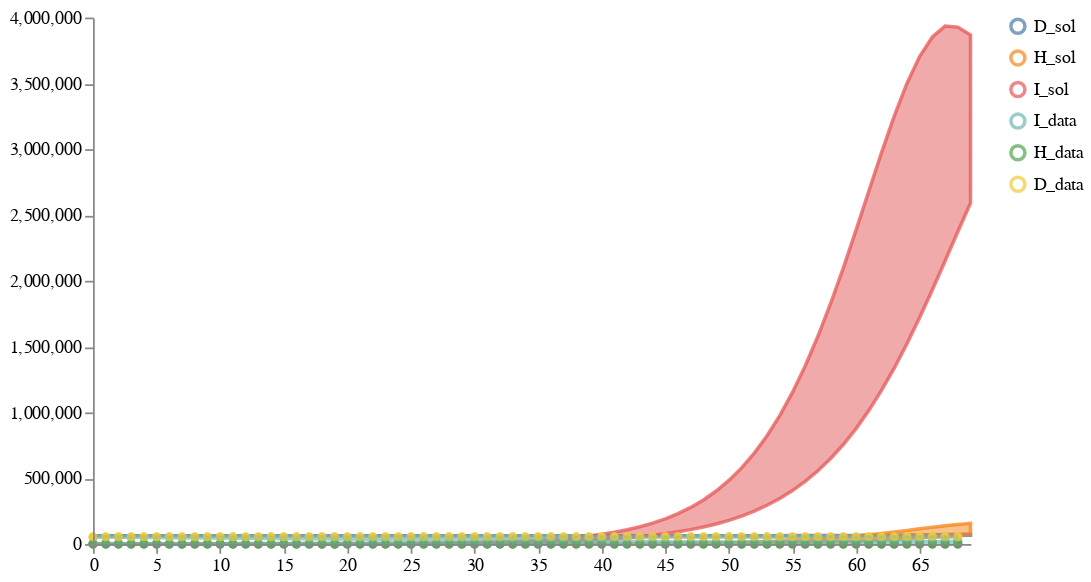

Here is the notebook cell this chart was saved with:
### Code cell
schema = plots.trajectories(pd.DataFrame(result["data"]), subset=".*_sol",
                            points=test_data.reset_index(drop=True).rename(columns={"I":"I_data", "H":"H_data", "D":"D_data"}),
                           )
schema = plots.pad(schema, 5)
plots.ipy_display(schema)

### Figure 1 — Vega specification as saved in the notebook (floating-point values rounded to 4 significant figures; data arrays with more than 128 entries replaced by an {"elided": "..."} marker saying what was removed)
{"$schema": "https://vega.github.io/schema/vega/v5.json", "axes": [{"name": "x_axis", "orient": "bottom", "scale": "xscale", "zindex": 100}, {"name": "y_axis", "orient": "left", "scale": "yscale", "zindex": 100}], "data": [{"name": "distributions", "values": {"elided": "210 records"}}, {"name": "traces", "transform": [{"expr": "isValid(datum.value)", "type": "filter"}], "values": []}, {"name": "points", "values": {"elided": "207 records"}}, {"name": "markers", "values": []}, {"name": "selected", "on": [{"remove": true, "trigger": "clear"}, {"remove": true, "trigger": "!shift"}, {"insert": "clicked", "trigger": "!shift && clicked"}, {"toggle": "clicked", "trigger": "shift && clicked"}]}], "height": 300, "legends": [{"encode": {"labels": {"interactive": true, "name": "legendLabel", "update": {"opacity": [{"test": "!length(data('selected')) || indata('selected', 'value', datum.value)", "value": 1}, {"value": 0.25}]}}, "symbols": {"interactive": true, "name": "legendSymbol", "update": {"fill": {"value": "transparent"}, "opacity": [{"test": "!length(data('selected')) || indata('selected', 'value', datum.value)", "value": 0.7}, {"value": 0.15}], "size": {"value": 64}, "strokeWidth": {"value": 2}}}}, "name": "color_legend", "stroke": "color"}], "marks": [{"from": {"facet": {"data": "points", "groupby": "trajectory", "name": "points_split"}}, "marks": [{"encode": {"hover": {"fillOpacity": {"value": 0.9}}, "update": {"fill": {"field": "trajectory", "scale": "color"}, "fillOpacity": [{"test": "!length(data('selected')) || indata('selected', 'value', datum.trajectory)", "value": 0.5}, {"value": 0.15}], "size": {"value": 10}, "stroke": {"field": "trajectory", "scale": "color"}, "strokeOpacity": [{"test": "!length(data('selected')) || indata('selected', 'value', datum.trajectory)", "value": 0.75}, {"value": 0.15}], "strokeWidth": {"value": 2}, "tooltip": {"field": "value"}, "x": {"field": "timepoint", "scale": "xscale"}, "y": {"field": "value", "scale": "yscale"}}}, "from": {"data": "points"}, "name": "_points_symbol", "type": "symbol", "zindex": 3}, {"encode": {"hover": {"fillOpacity": {"value": 0.9}}, "update": {"interpolate": {"value": "linear"}, "stroke": {"field": "trajectory", "scale": "color"}, "strokeOpacity": [{"test": "!length(data('selected')) || indata('selected', 'value', datum.trajectory)", "value": 0.3}, {"value": 0.1}], "strokeWidth": {"value": 2}, "x": {"field": "timepoint", "scale": "xscale"}, "y": {"field": "value", "scale": "yscale"}}}, "from": {"data": "points"}, "name": "_points_line", "type": "line", "zindex": 3}], "name": "_points", "type": "group", "zindex": 3}, {"from": {"facet": {"data": "traces", "groupby": "trajectory", "name": "traces_split"}}, "marks": [{"encode": {"hover": {"fillOpacity": {"value": 0.9}}, "update": {"interpolate": {"value": "linear"}, "stroke": {"field": "trajectory", "scale": "color"}, "strokeOpacity": [{"test": "!length(data('selected')) || indata('selected', 'value', datum.trajectory)", "value": 0.75}, {"value": 0.15}], "strokeWidth": {"value": 2}, "x": {"field": "timepoint", "scale": "xscale"}, "y": {"field": "value", "scale": "yscale"}}}, "from": {"data": "traces_split"}, "name": "_traces_lines", "type": "line"}], "name": "_traces", "type": "group", "zindex": 2}, {"from": {"facet": {"data": "distributions", "groupby": "trajectory", "name": "trajectory_split"}}, "marks": [{"encode": {"hover": {"fillOpacity": {"value": 0.9}}, "update": {"fill": {"field": "trajectory", "scale": "color"}, "fillOpacity": [{"test": "!length(data('selected')) || indata('selected', 'value', datum.trajectory)", "value": 0.5}, {"value": 0.15}], "interpolate": {"value": "linear"}, "stroke": {"field": "trajectory", "scale": "color"}, "strokeOpacity": [{"test": "!length(data('selected')) || indata('selected', 'value', datum.trajectory)", "value": 0.75}, {"value": 0.15}], "strokeWidth": {"value": 2}, "x": {"field": "timepoint", "scale": "xscale"}, "y": {"field": "upper", "scale": "yscale"}, "y2": {"field": "lower", "scale": "yscale"}}}, "from": {"data": "trajectory_split"}, "type": "area"}], "name": "_distributions", "type": "group", "zindex": 1}, {"marks": [{"encode": {"enter": {"stroke": {"value": "lightgray"}}, "update": {"opacity": {"value": 1}, "x": {"field": "timepoint", "scale": "xscale"}, "y": {"signal": "height"}, "y2": {"value": 0}}}, "from": {"data": "markers"}, "name": "_marker text", "type": "rule"}, {"encode": {"enter": {"fontSize": {"value": 8}, "text": {"field": "datum.label"}, "y": {"value": 0}}}, "from": {"data": "_marker text"}, "name": "_marker flags", "transform": [{"as": ["x", "_y", "opacity", "align", "baseline"], "lineAnchor": "start", "offset": [1], "size": {"signal": "[width, height]"}, "type": "label"}], "type": "text"}], "name": "_markers", "type": "group"}], "padding": 5, "scales": [{"domain": {"fields": [{"data": "distributions", "field": "timepoint"}, {"data": "traces", "field": "timepoint"}, {"data": "points", "field": "timepoint"}, {"data": "markers", "field": "timepoint"}]}, "name": "xscale", "range": "width", "type": "linear", "zero": false}, {"domain": {"fields": [{"data": "distributions", "field": "lower"}, {"data": "distributions", "field": "upper"}, {"data": "traces", "field": "value"}, {"data": "points", "field": "value"}]}, "name": "yscale", "nice": true, "range": "height", "type": "linear", "zero": true}, {"domain": {"fields": [{"data": "distributions", "field": "trajectory"}, {"data": "traces", "field": "trajectory"}, {"data": "points", "field": "trajectory"}]}, "name": "color", "range": "category", "type": "ordinal"}], "signals": [{"name": "clear", "on": [{"events": "mouseup[!event.item]", "force": true, "update": "true"}], "value": true}, {"name": "shift", "on": [{"events": "@legendSymbol:click, @legendLabel:click", "force": true, "update": "event.shiftKey"}], "value": false}, {"name": "clicked", "on": [{"events": "@legendSymbol:click, @legendLabel:click", "force": true, "update": "{value: datum.value}"}], "value": null}], "width": 500}
